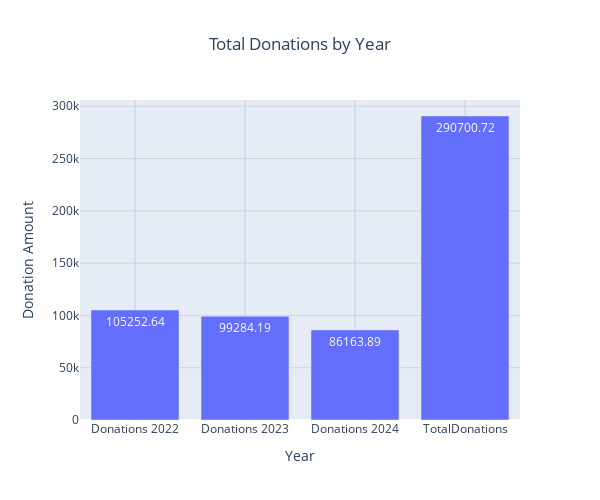

Source (notebook cell):
### Code cell
#Summation of donations 
col_totals = data[['Donations 2022', 'Donations 2023', 'Donations 2024', 'TotalDonations']].sum()

# data processing
col_totals_df = col_totals.reset_index()
col_totals_df.columns = ['Donation Year', 'Total Amount']

# Plot
fig = px.bar(
    col_totals_df,
    x='Donation Year',
    y='Total Amount',
    title="Total Donations by Year",
    text='Total Amount',
    width=600,
    height=500
)

# layout
fig.update_layout(
    title={'x': 0.5},
    xaxis_title="Year",
    yaxis_title="Donation Amount",
    yaxis=dict(showgrid=True, gridcolor='lightgrey'),
    xaxis=dict(showgrid=True, gridcolor='lightblue')
)


fig.show()

### Figure 1 — Plotly figure (JSON) as saved in the notebook; plotly's stock layout.template omitted (floating-point values rounded to 4 significant figures)
{"data": [{"hovertemplate": "Donation Year=%{x}<br>Total Amount=%{text}<extra></extra>", "legendgroup": "", "marker": {"color": "#636efa", "pattern": {"shape": ""}}, "name": "", "orientation": "v", "showlegend": false, "text": [105300.0, 99280.0, 86160.0, 290700.0], "textposition": "auto", "type": "bar", "x": ["Donations 2022", "Donations 2023", "Donations 2024", "TotalDonations"], "xaxis": "x", "y": [105300.0, 99280.0, 86160.0, 290700.0], "yaxis": "y"}], "layout": {"barmode": "relative", "height": 500, "legend": {"tracegroupgap": 0}, "title": {"text": "Total Donations by Year", "x": 0.5}, "width": 600, "xaxis": {"anchor": "y", "domain": [0, 1], "gridcolor": "lightblue", "showgrid": true, "title": {"text": "Year"}}, "yaxis": {"anchor": "x", "domain": [0, 1], "gridcolor": "lightgrey", "showgrid": true, "title": {"text": "Donation Amount"}}}}
